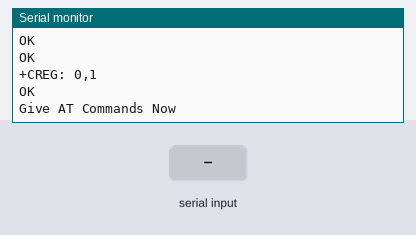
A sketch run on a simulated Arduino Uno, built with avr-gcc and run on an emulated ATmega328P. On the bench: the last lines printed to the serial monitor. The inputs (shaded band) are chosen by the test bench. The modem accepts every AT command (registered, SIM ready, sends succeed) and sends nothing else.

Above: at 1.2 s.
1.3 s: "1" received over the second serial link
At 2.5 s:
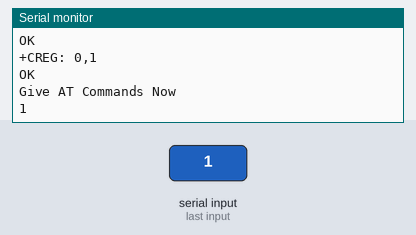
2.8 s: "0" received over the second serial link
At 3.6 s:
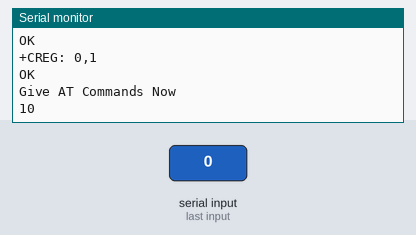

Measured:
- after the input at 1.3 s, the serial monitor: prints a new line at once (image 1)
- after the input at 2.8 s, the serial monitor: prints a new line at once (image 2)

The sketch:

GsmTest.ino
```cpp
#include <SoftwareSerial.h>

const byte gsmTx = 8;
const byte gsmRx = 9;
const byte gsmReset = 10;

SoftwareSerial gsm(gsmTx, gsmRx);

String buffer = "";

void serialExchange() {
  // delay(50);
  if (Serial.available()) {
    buffer = Serial.readString();
    gsm.println(buffer);
  }

  while(gsm.available()) {
    Serial.write(gsm.read());
  }
}

void setup() {
  Serial.begin(115200);
  gsm.begin(9600);

  Serial.println("Initializing GSM");
  gsm.println("AT");
  serialExchange();
  gsm.println("AT+CSQ");
  serialExchange();
  gsm.println("AT+CCID");
  serialExchange();
  gsm.println("AT+CREG?");
  serialExchange();

  Serial.println("Give AT Commands Now");
}

void loop() {
  // delay(500);
  serialExchange();
}
```
